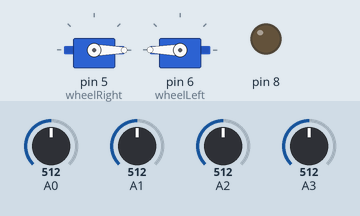
Recording of a sketch running on a simulated Arduino Uno, built with avr-gcc and run on an emulated ATmega328P. Shown: 2 × servo, output pins drawn as LEDs (lit = HIGH). Inputs (shaded band) come from the test bench; at power-on: A1 = 512, A0 = 512, A2 = 512, A3 = 512. What the sketch prints to the serial monitor is not drawn.

Above: at 2.2 s.
2.3 s: A1 set to 417
3.8 s: A1 set to 386
At 4.6 s:
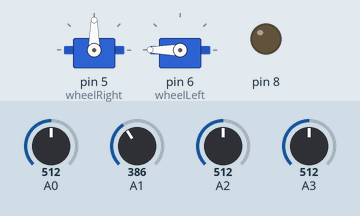
5.3 s: A0 set to 408
6.8 s: A0 set to 389
At 8.0 s:
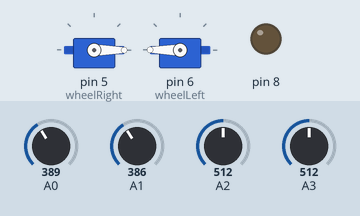
8.3 s: A2 set to 419
9.8 s: A2 set to 390
At 11.2 s:
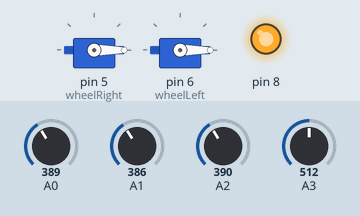
Timing chart, 0 to 12.5 s (numbered marks = the images above; inputs shaded):
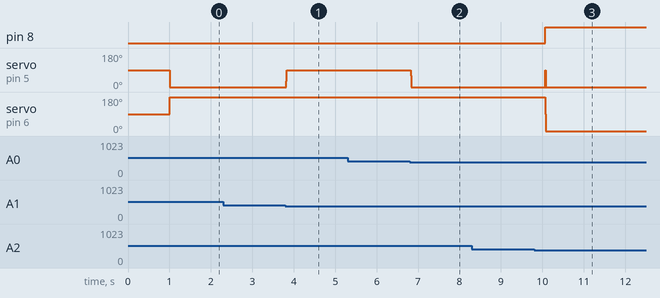

Measured:
- the behaviour switches between 402 and 401 on A1 (found by bisection; images 0 and 1)
- the behaviour switches between 402 and 401 on A0 (found by bisection; images 1 and 2)
- the behaviour switches between 402 and 401 on A2 (found by bisection; images 2 and 3)
- after the input at 2.3 s, every drawn part: stays the same
- after the input at 3.8 s, servo on pin 5 (wheelRight): 0° → 90° at once
- after the input at 5.3 s, every drawn part: stays the same
- after the input at 6.8 s, servo on pin 5 (wheelRight): 90° → 0° at once
- after the input at 8.3 s, every drawn part: stays the same
- after the input at 9.8 s, pin 8: LOW → HIGH after 0.27 s; servo on pin 5 (wheelRight): 0° → 90° after 0.27 s, → 0° 0.02 s later; servo on pin 6 (wheelLeft): 180° → 0° after 0.27 s

The sketch:

PID_test.ino
```cpp
#include <QTRSensors.h>
#include <Servo.h>


#define NUM_SENSORS             3  // number of sensors used
#define NUM_SAMPLES_PER_SENSOR  4  // average 4 analog samples per sensor reading
#define EMITTER_PIN             2  // emitter is controlled by digital pin 2

#define BACK                    0
#define RIGHT                   1
#define LEFT                    2
//Distance sensor in A3

// sensors 0 through 2 are connected to analog inputs 0 through 2, respectively
QTRSensorsAnalog qtra((unsigned char[]) {0, 1, 2},
  NUM_SENSORS, NUM_SAMPLES_PER_SENSOR, EMITTER_PIN);
unsigned int sensorValues[NUM_SENSORS];

int threshold = 400;

//controller shit
int linePos = 0;
int desiredPos = 2000;
int e_p = 0;
int prev_e_p = 0;
int e_d = 0;

//Correction Function Variables
volatile int leftspeed = 180;
volatile int rightspeed = 0;
int corrector = 30;

//State machine variables
int state;
int nextstate = 0;
int waitingcommand = 0;
int turncommand = 0;
int wallval = 0;

//Variables for figure 8 sequence
int turnsequence[] = {-1, -1, -1, -1, 1, 1, 1, 1};
int i = 0;

/********************
 * ROBOT1 Variables *
 ********************/
Servo wheelRight;
Servo wheelLeft;


void setup()
{
  Serial.begin(9600); // set the data rate in bits per second for serial data transmission

  wheelRight.attach(5); // wheels
  wheelLeft.attach(6);

  wheelRight.write(90);
  wheelLeft.write(90);

  pinMode(8, OUTPUT);
  digitalWrite(8, LOW);

  delay(1000);
}


void loop()
{
  wallval = analogRead(A3);
  if(waitingcommand == 1){
//    turncommand = turnsequence[i];
//    i = (i == 7)? 0 : i + 1;
    if(wallval >= 200){
      turncommand = 1;
    }
    else {
      turncommand = 2;
    }
    waitingcommand = 0;
    digitalWrite(8, HIGH);
  }

  correctionMachine();


  Serial.println(wallval);
  /*
  e_p = desiredPos - linePos; //find proportional error term
  e_d = e_p - prev_e_p; //find first derivative error term
  prev_e_p = e_p;

  if((e_p + e_d) > 0){
    correctLeft();
  }
  else if((e_p + e_d) < 0){
    correctRight();
  }
  */
  wheelRight.write(rightspeed);
  wheelLeft.write(leftspeed);
  delay(5);
}

//constrain(analog, ANALOG_MIN, 255);

 /******************
 * Path Correction *
 ******************/

void correctionMachine(){
  state = nextstate;
  linePos = getLinePos();
  switch (state){
    case 0:
      digitalWrite(8, LOW);
      correctStraight();

      switch(linePos){
        case 0:
          nextstate = 0;
          break;
        case 1000:
          nextstate = 1;
          break;
        case 2000:
          nextstate = 0;
          break;
        case 3000:
          nextstate = 2;
          break;
        case 4000:
          nextstate = 3;
          break;
        default:
          nextstate = 0;
          break;
      }
      break;

    case 1:
      correctLeft();
      nextstate = (linePos == 1000)? 1 : ((linePos == 4000) ? 3 : 0);
      break;

    case 2:
      correctRight();
      nextstate = (linePos == 3000)? 2 : ((linePos == 4000) ? 3 : 0);
      break;

    case 3:
      correctStraight();
      delay(250);
      nextstate = 4;
      //nextstate = (linePos == 4000)? 3 : 4;
      break;

    case 4:
      halt();
      waitingcommand = 1;
      if(turncommand == 0){
        nextstate = 4;
      }
      else{
        waitingcommand = 0;
        nextstate = (turncommand == -1) ? 13 : ((turncommand == 1) ? 14 : 0);
        turncommand = 0;
      }
      break;

    case 13:
      turnRight();
      nextstate = 5;
      wheelRight.write(rightspeed);
      wheelLeft.write(leftspeed);
      delay(250);
      break;

    case 14:
      turnLeft();
      nextstate = 7;
      wheelRight.write(rightspeed);
      wheelLeft.write(leftspeed);
      delay(250);
      break;

    case 5:
      turnRight();
      turncommand = 0;
      nextstate = (linePos == 3000) ? 6 : 5;
      break;

    case 6:
      turnRight();
      if(linePos == 2000){
        delay(150);
        halt();
        nextstate = 0;
      }
      else{
        nextstate = 6;
      }
      break;

    case 7:
      turnLeft();
      turncommand = 0;
      nextstate = (linePos == 1000) ? 8 : 7;
      break;

    case 8:
      turnLeft();
      if(linePos == 2000){
        delay(150);
        halt();
        nextstate = 0;
      }
      else{
        nextstate = 8;
      }
      break;
  }


}
void correctStraight(){
  if(rightspeed > 0){
    rightspeed -= corrector;
  }
  if(leftspeed < 180){
  leftspeed += corrector;
  }
}

void correctLeft(){
  if(rightspeed > 0){
    rightspeed -= corrector;
  }
  else if(rightspeed == 0 && leftspeed > 90){
    leftspeed -= corrector;
  }
}

void correctRight(){
  if(leftspeed < 180){
    leftspeed += corrector;
  }
  else if(leftspeed == 180 && rightspeed < 90){
    rightspeed += corrector;
  }
}

/******************
 * ROBOT1 Methods *
 ******************/

void turnLeft(){
  rightspeed = 0;
  leftspeed = 0;
}

void turnRight(){
  rightspeed = 180;;
  leftspeed = 180;
}

void halt() {
  rightspeed = 90;
  leftspeed = 90;
}

 /*********************
 * Position Estimator *
 *********************/
int getLinePos(){
  qtra.read(sensorValues);
  int LP, L, B, R, sum;
  L = (sensorValues[LEFT] < threshold)? 100 : 0;
  B = (sensorValues[BACK] < threshold)? 10 : 0;
  R = (sensorValues[RIGHT] < threshold)? 1 : 0;
  sum = L + B + R;
  switch(sum){
    case 000:
      LP = 2000;
      break;
    case 001:
      LP = 3000;
      break;
    case 011:
      LP = 3000;
      break;
    case 010:
      LP = 2000;
      break;
    case 100:
      LP = 1000;
      break;
    case 110:
      LP = 1000;
      break;
    case 111:
      LP = 4000;
      break;
    case 101:
      LP = linePos;
      break;
    default:
      LP = 2000;
      break;
  }
  return LP;
}
```
